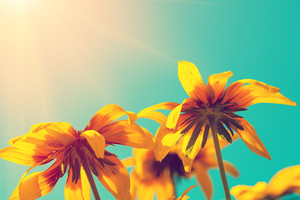
#> input picture Pengolahan Citra Digital/meningkatkan kualitas citra/a.jpg, 300 x 200 px
$ python main.py
#> lines starting #> are read from the running program, lines starting #| are printed output that depends on the picture
import numpy as np
import matplotlib.pyplot as plt

#asumsi image berwarna
def im_enhance(im):
    img = im.copy()
    h, w, d = im.shape
    for i in range(h):
        for j in range(w):
            img[i,j,0] += 50 #red
            img[i,j,1] += 50 #green
            img[i,j,2] += 50 #blue

            if img[i,j,0] >255:
                img[i,j,0] = 255

            if img[i,j,1] >255:
                img[i,j,1] = 255

            if img[i,j,2] >255:
                img[i,j,2] = 255
    return(img)

def im_enhance1(im):
    img = im.copy()
    img = np.int16(img)+50
    #img = np.where(img>255, 255, 0)
    img[img>=255] = 255

def im_negative(im):
    img = im.copy()
    img = 255 - img
    return(img)

def im_gray(im):
    imgray = np.int16(im[:,:,0]*0.21 + im[:,:,1]*0.71 + im[:,:,2]*0.71)
    return(imgray)

def im_logtrans(im):
    img = im.copy()
    #asumsi c = 1
    c = 0.2
    img = np.int16(c*np.log(1+img))
    img[img>255] = 255
    return(img)

def im_powerlawtrans(im):
    img = im.copy()
    c = 1
    g = 0.04
    img = c * np.power(img, g)
    img[img>255] = 255

    return(img)

def RUN():
    #baca citra
    im = plt.imread('a.jpg')
#> im is the input picture: shape (200, 300, 3); mean R, G, B 167.7, 179.1, 131.4
    plt.subplot(121)
    plt.imshow(im, cmap='gray')

    plt.subplot(122)
    #plt.imshow(im_enhance(im))
    #plt.imshow(im_negative(im))
    #plt.imshow(im_logtrans(im), cmap="gray")
    plt.imshow(im_powerlawtrans(im), cmap="gray")
#> in im_powerlawtrans, `img = c * np.power(img, g)`:
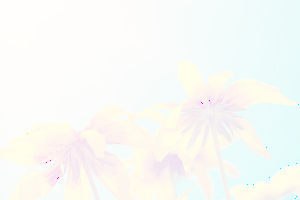
#> img: shape (200, 300, 3) float64; mean R, G, B 1.22, 1.23, 1.21; drawn with min black and max white

    plt.show()
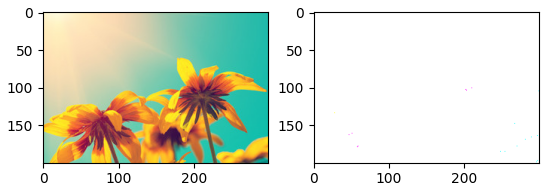
#> figure drawn by matplotlib, 2 panels

if __name__ == "__main__":
    RUN()
